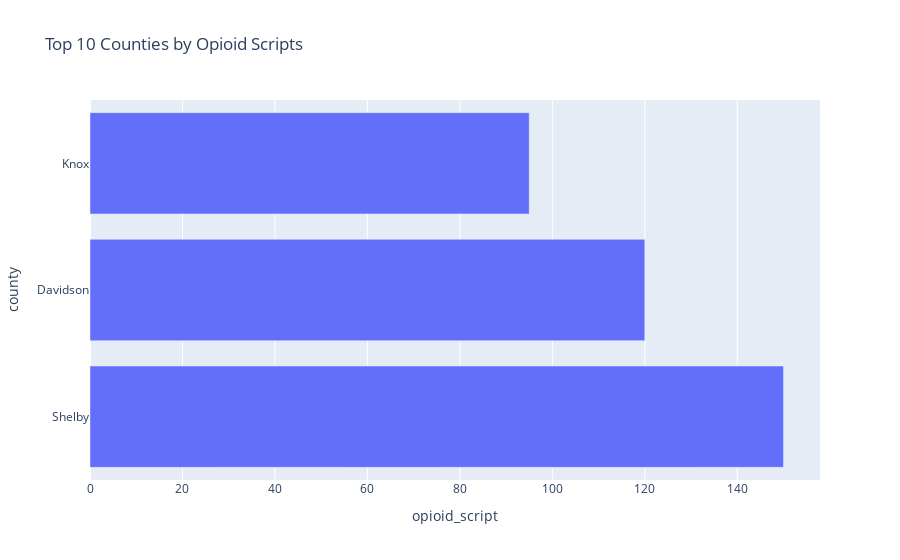

This figure's notebook cell:
### Code cell
fig1_top = px.bar(top_10, x='opioid_script', y='county', title='Top 10 Counties by Opioid Scripts') 
fig1_top.show()

### Figure 1 — Plotly figure (JSON) as saved in the notebook; plotly's stock layout.template omitted (floating-point values rounded to 4 significant figures)
{"data": [{"alignmentgroup": "True", "hovertemplate": "opioid_script=%{x}<br>county=%{y}<extra></extra>", "legendgroup": "", "marker": {"color": "#636efa", "pattern": {"shape": ""}}, "name": "", "offsetgroup": "", "orientation": "h", "showlegend": false, "textposition": "auto", "type": "bar", "x": [150, 120, 95], "xaxis": "x", "y": ["Shelby", "Davidson", "Knox"], "yaxis": "y"}], "layout": {"autosize": true, "barmode": "relative", "legend": {"tracegroupgap": 0}, "title": {"text": "Top 10 Counties by Opioid Scripts"}, "xaxis": {"anchor": "y", "autorange": true, "domain": [0, 1], "range": [0, 157.9], "title": {"text": "opioid_script"}, "type": "linear"}, "yaxis": {"anchor": "x", "autorange": true, "domain": [0, 1], "range": [-0.5, 2.5], "title": {"text": "county"}, "type": "category"}}}
